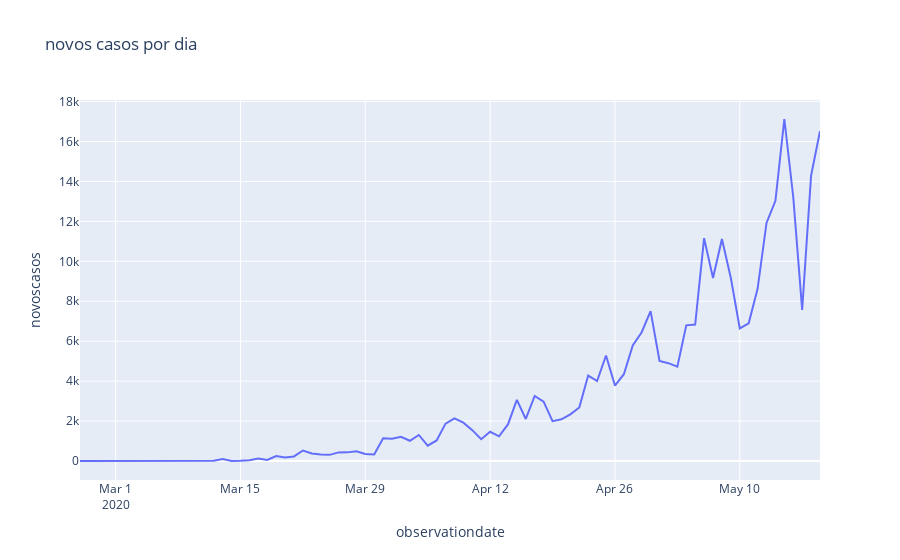

The notebook cell this image was saved under:
### Code cell
px.line(brasil, x='observationdate', y='novoscasos', title='novos casos por dia')
